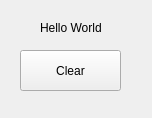
<?xml version="1.0" encoding="UTF-8"?>
<ui version="4.0">
 <class>MainWindow</class>
 <widget class="QMainWindow" name="MainWindow">
  <property name="geometry">
   <rect>
    <x>0</x>
    <y>0</y>
    <width>152</width>
    <height>118</height>
   </rect>
  </property>
  <property name="windowTitle">
   <string>MainWindow</string>
  </property>
  <widget class="QWidget" name="centralwidget">
   <widget class="QLabel" name="lbl_Helloworld">
    <property name="geometry">
     <rect>
      <x>40</x>
      <y>20</y>
      <width>81</width>
      <height>16</height>
     </rect>
    </property>
    <property name="text">
     <string>Hello World</string>
    </property>
   </widget>
   <widget class="QPushButton" name="Btn_clear">
    <property name="geometry">
     <rect>
      <x>20</x>
      <y>50</y>
      <width>101</width>
      <height>41</height>
     </rect>
    </property>
    <property name="text">
     <string>Clear</string>
    </property>
   </widget>
   <zorder>Btn_clear</zorder>
   <zorder>lbl_Helloworld</zorder>
  </widget>
 </widget>
 <resources/>
 <connections>
  <connection>
   <sender>Btn_clear</sender>
   <signal>clicked()</signal>
   <receiver>lbl_Helloworld</receiver>
   <slot>clear()</slot>
   <hints>
    <hint type="sourcelabel">
     <x>72</x>
     <y>64</y>
    </hint>
    <hint type="destinationlabel">
     <x>72</x>
     <y>29</y>
    </hint>
   </hints>
  </connection>
 </connections>
</ui>
